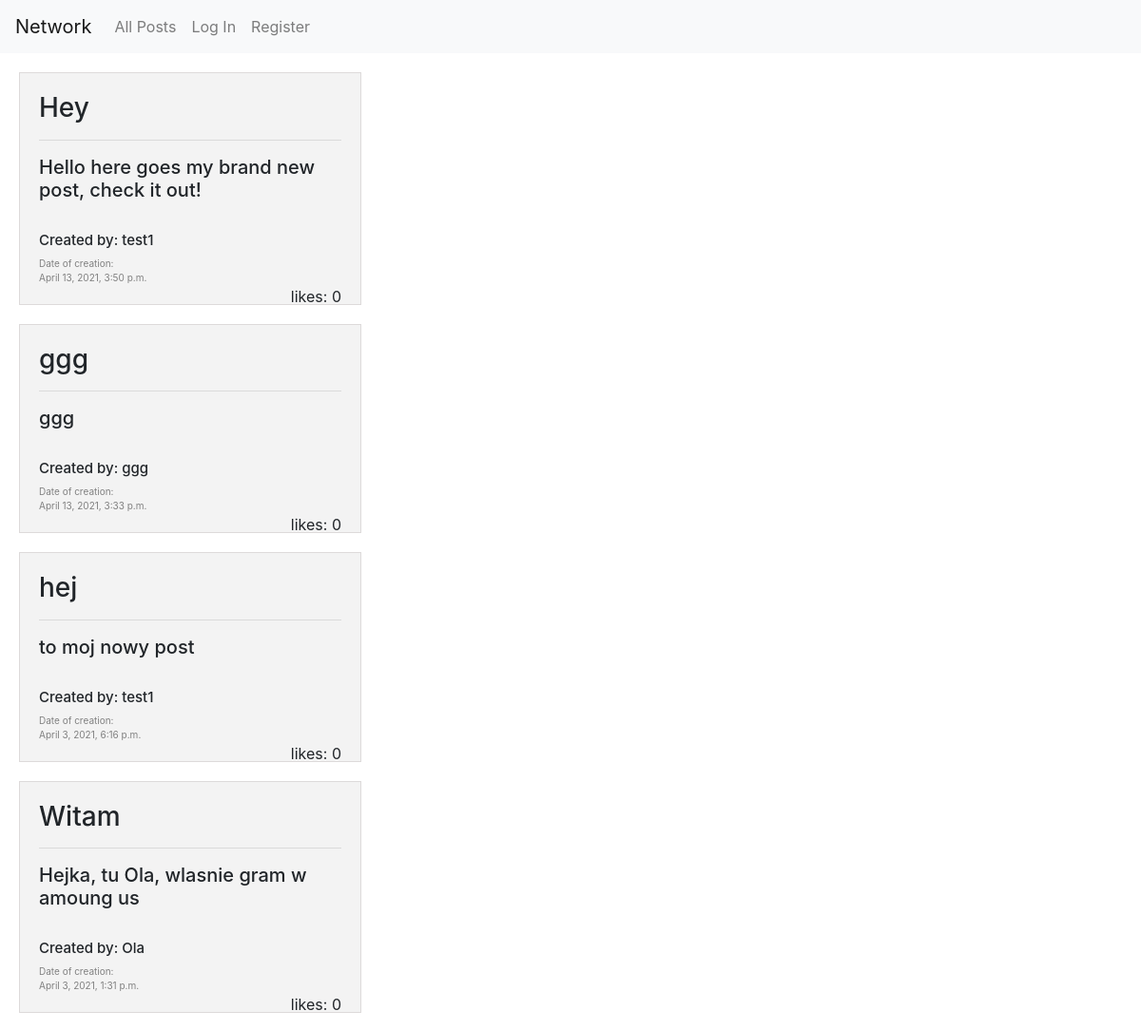
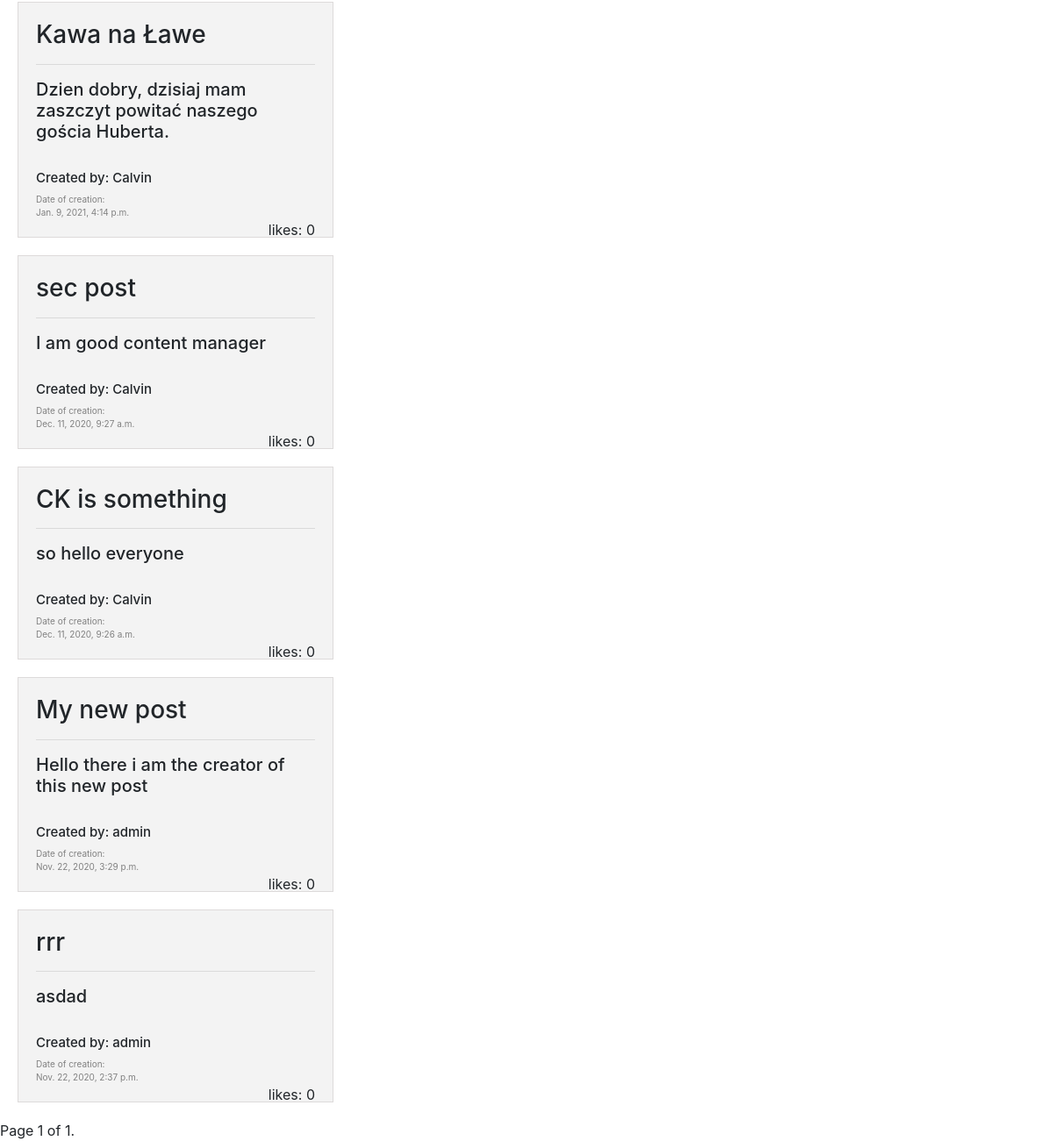
The page /allPosts on the database as committed earlier (2 pictures, top to bottom).
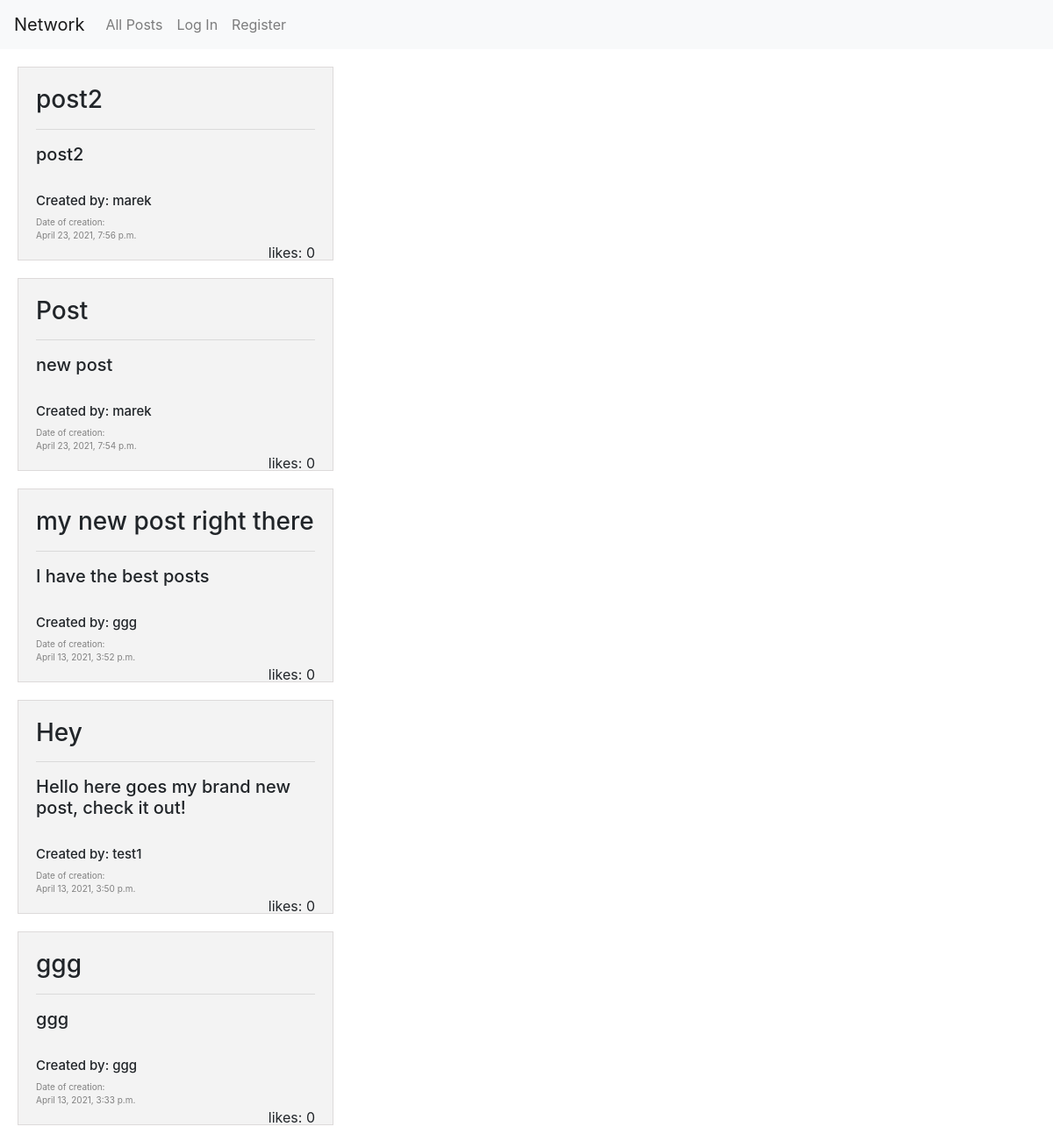
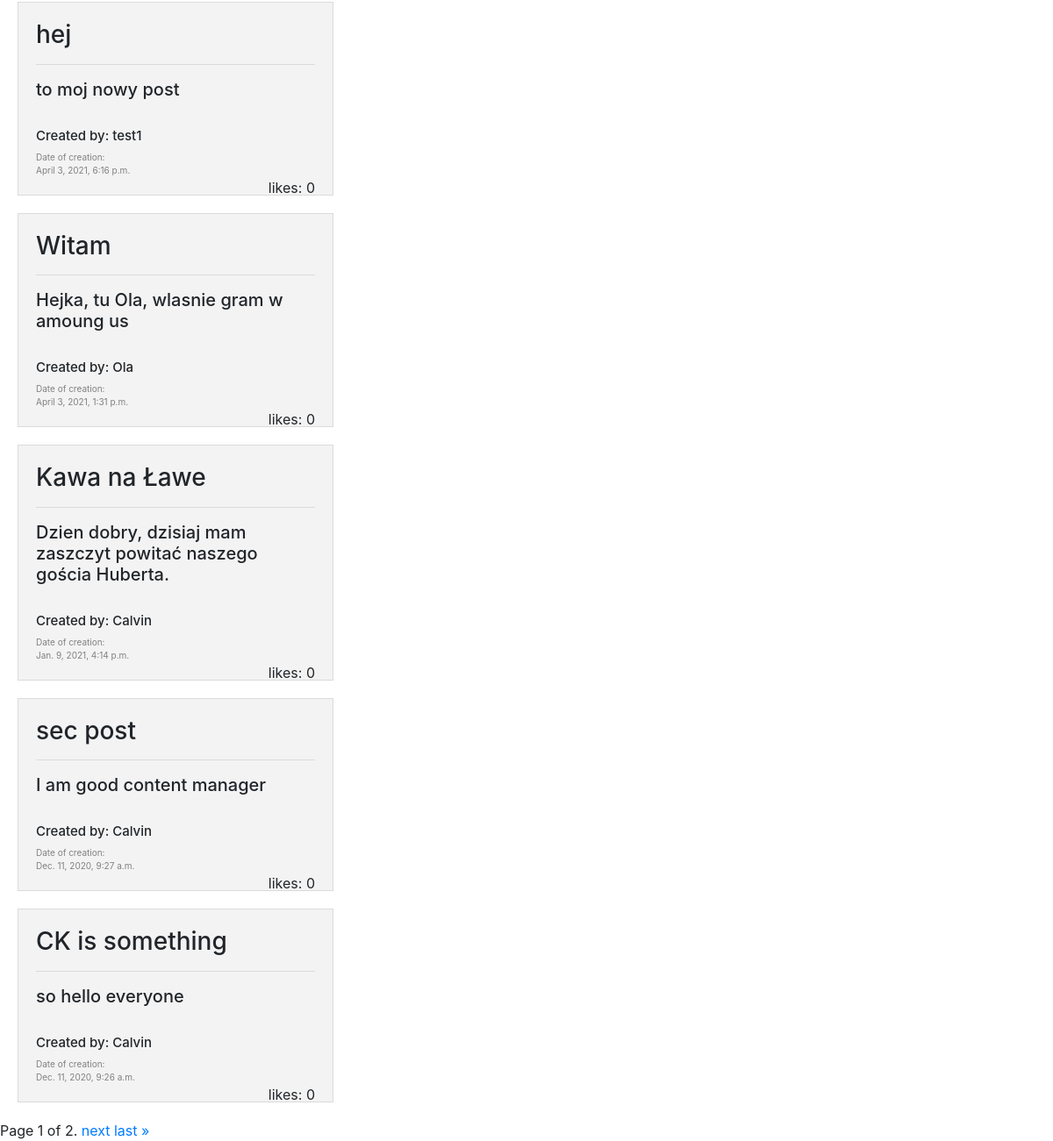
The same page on the database as committed later (2 pictures, top to bottom).
### network/models.py (models this page shows, shortened)
class Post(models.Model):
    title = models.CharField(max_length=64)
    text = models.TextField()
    likes = models.IntegerField()
    creation_date = models.DateTimeField()
    author = models.ForeignKey(User, on_delete=models.CASCADE, blank=True, related_name="author")

class User(AbstractUser):
    def __str__(self):
        return self.username

### network/views.py (the view)
# urls.py: path("allPosts", views.allPosts, name="allPosts"),
def allPosts(request):
    posts_list = Post.objects.all().order_by('-creation_date')
    paginator = Paginator(posts_list, 10)
    page_number = request.GET.get('page')
    page_obj = paginator.get_page(page_number)
    return render(request, 'network/allposts.html', {'page_obj': page_obj})

### network/templates/network/allposts.html (shortened to what this page needs)
{% extends "network/layout.html" %}
{% load static %}
{% block new_post %}
{% for post in page_obj %}
<div class="post">
    <h3>{{post.title}}</h3>
    <hr>
    <h5>{{post.text}}</h5>
    <br>
    <div class="get-user">
        <h5 style="font-size: 15px;" onclick = "get_profile('{{post.author.id}}')">Created by: {{post.author}}</h5>
    </div>
    <div class="date">
        Date of creation: <br>
        {{post.creation_date}}
    </div>
    <div class="likes">
        likes: {{post.likes}}
    </div>
</div>
{% endfor %}
<div class="pagination">
    <span class="step-links">
        <span class="current">
            Page {{ page_obj.number }} of {{ page_obj.paginator.num_pages }}.
        </span>
        {% if page_obj.has_next %}
            <a href="?page={{ page_obj.next_page_number }}">next</a>
            <a href="?page={{ page_obj.paginator.num_pages }}">last &raquo;</a>
        {% endif %}
    </span>
</div>
{% endblock %}

### network/templates/network/layout.html (shortened to what this page needs)
{% load static %}
<!DOCTYPE html>
<html lang="en">
    <head>
        <link rel="stylesheet" href="https://stackpath.bootstrapcdn.com/bootstrap/4.4.1/css/bootstrap.min.css">
        <link href="{% static 'network/styles.css' %}" rel="stylesheet">
    </head>
    <body>
        <nav class="navbar navbar-expand-lg navbar-light bg-light">
            <a class="navbar-brand" href="{% url 'index' %}">Network</a>
            <div>
              <ul class="navbar-nav mr-auto">
                <li class="nav-item">
                  <a class="nav-link" href="{% url 'allPosts' %}">All Posts</a>
                </li>
                {% if user.is_authenticated %}
                    <li class="nav-item">
                        <a class="nav-link" href="{% url 'following' %}">Following</a>
                    </li>
                    <li class="nav-item">
                        <a class="nav-link" href="{% url 'logout' %}">Log Out</a>
                    </li>
                {% else %}
                    <li class="nav-item">
                        <a class="nav-link" href="{% url 'login' %}">Log In</a>
                    </li>
                    <li class="nav-item">
                        <a class="nav-link" href="{% url 'register' %}">Register</a>
                    </li>
                {% endif %}
              </ul>
            </div>
          </nav>
        <div class="new_post">
            {% block new_post %}
            {% endblock %}
        </div>
    </body>
</html>

### network/static/network/styles.css (style rules this page uses)
.post { height: 20%; width: 30%; background-color: #f3f3f3; border: 1px solid rgb(221, 218, 218); padding: 20px; margin: 20px; }
.date { font-size: 10px; color: gray; }
.likes { float: right; }

Rows that differ between the two databases and show on the page:
no longer on this page (row unchanged): Post: title "My new post", text "Hello there i am the creator of this new post", author "admin", creation_date "Nov. 22, 2020, 3:29 p.m.", likes "0"
no longer on this page (row unchanged): Post: title "rrr", text "asdad", author "admin", creation_date "Nov. 22, 2020, 2:37 p.m.", likes "0"
added Post: title "post2", text "post2", author "marek", creation_date "April 23, 2021, 7:56 p.m.", likes "0"
added Post: title "Post", text "new post", author "marek", creation_date "April 23, 2021, 7:54 p.m.", likes "0"
added Post: title "my new post right there", text "I have the best posts", author "ggg", creation_date "April 13, 2021, 3:52 p.m.", likes "0"
Other text that changed with them:
{{ page_obj.paginator.num_pages }}: "1" → "2"
text now shown: "next last »"
